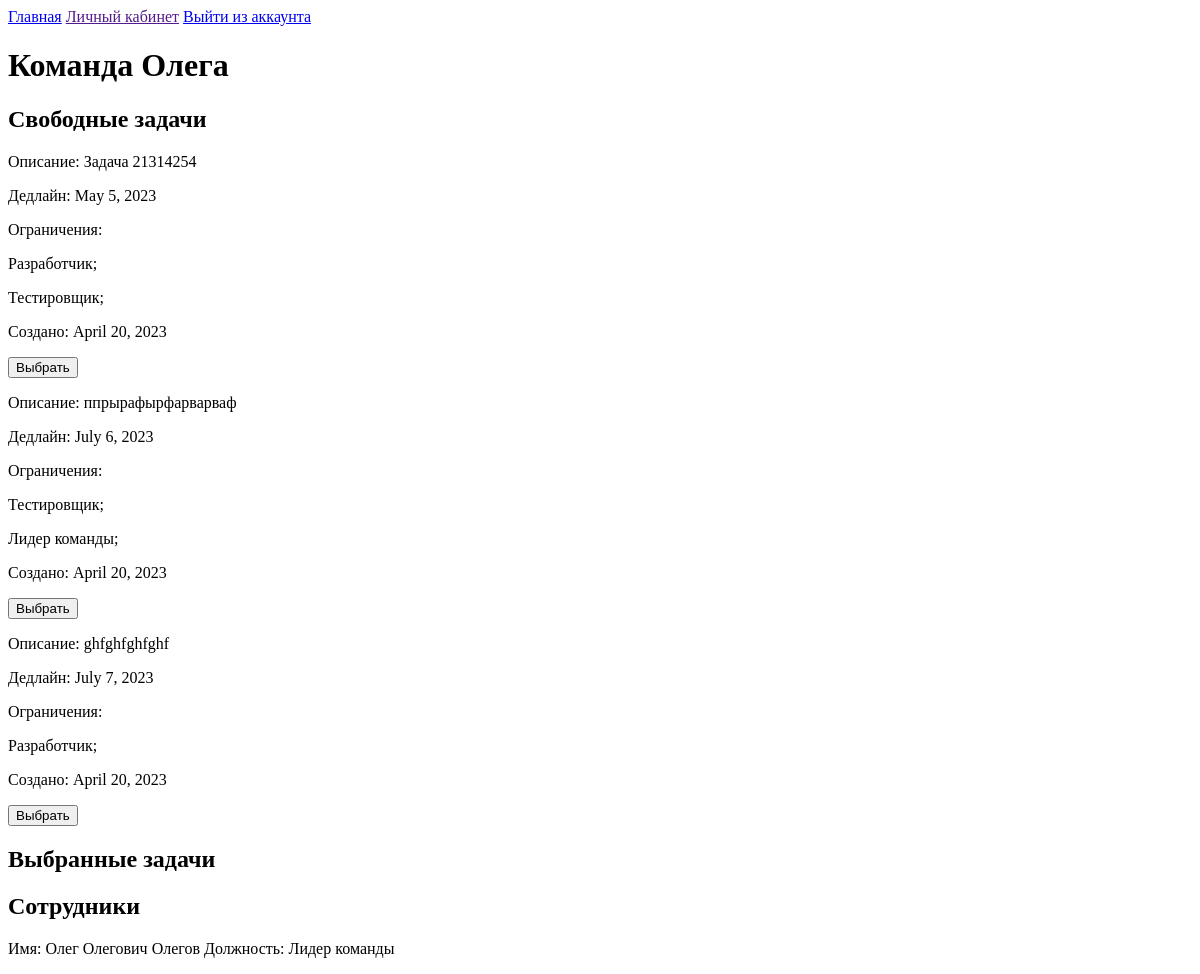
/teams/1 (signed in), run on an earlier commit of the app's database.
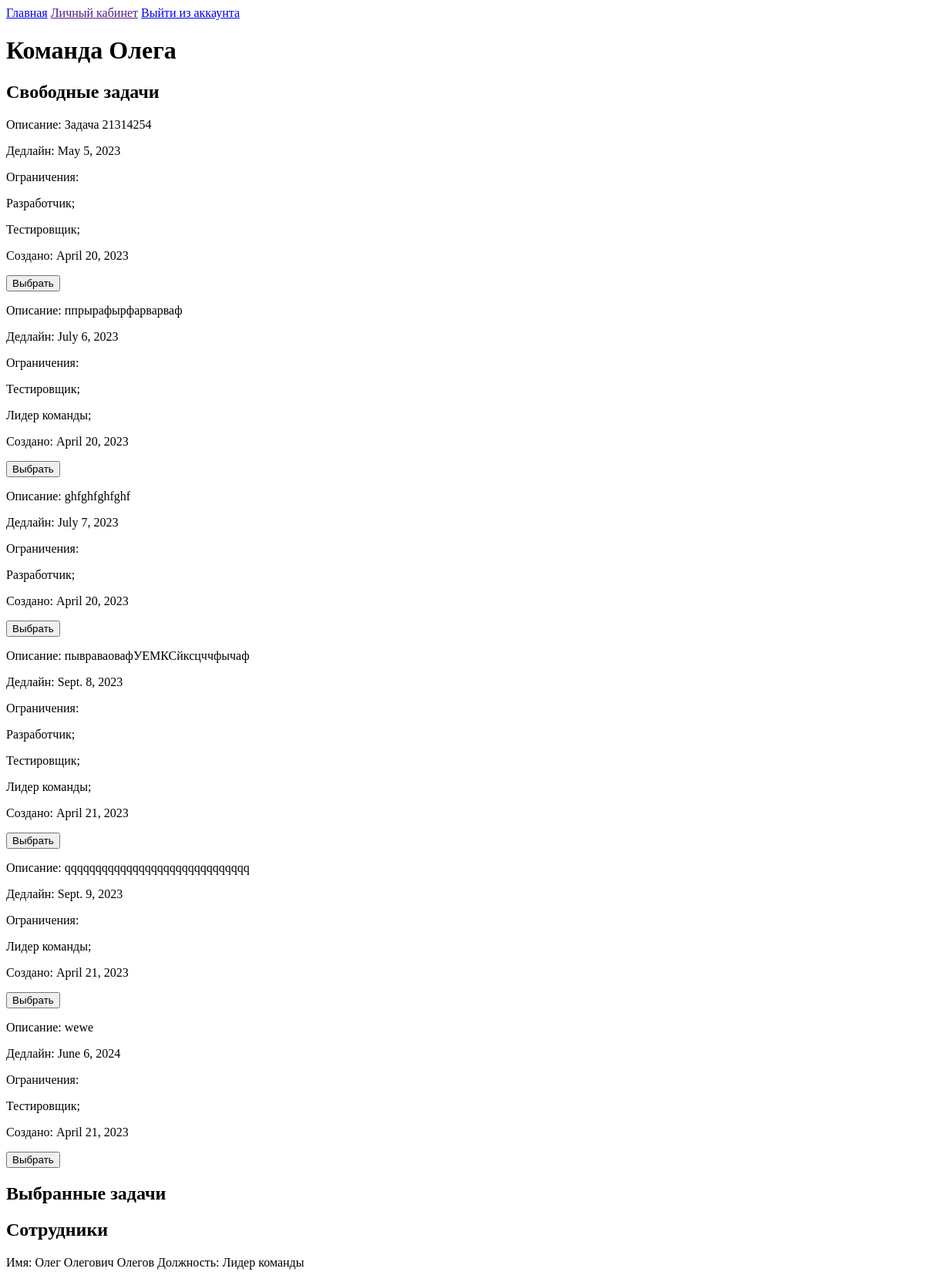
And on a later commit of the database.
### user_teams/models.py (models this page shows, shortened)
class Team(models.Model):
    title = models.CharField(max_length=200, verbose_name="Название")
    tasks = models.ManyToManyField("Tasks", blank=True, verbose_name="Задачи", through="TaskToTeam")
    users = models.ManyToManyField("Users", blank=True, verbose_name="Участники")

class Tasks(models.Model):
    description = models.TextField(max_length=5000, verbose_name="Описание")
    restrictions = models.ManyToManyField("Positions", blank=True, verbose_name="Ограничения", through="RestrictionsToTask")
    deadline = models.DateField(verbose_name="Дедлайн")
    created_at = models.DateField(auto_now_add=True)
    is_selected = models.BooleanField(null=True, default=False)
    completed_at = models.DateField(blank=True, null=True, default=None)
    class Meta:
        ordering = ["deadline"]

class Positions(models.Model):
    name = models.CharField(max_length=300, verbose_name="Название")
    def __str__(self):
        return self.name

class Users(AbstractUser):
    first_name = models.CharField(max_length=200, verbose_name="Имя")
    second_name = models.CharField(max_length=200, verbose_name="Фамилия")
    last_name = models.CharField(max_length=200, verbose_name="Отчество")
    phone = models.CharField(max_length=20, verbose_name="Телефон")
    position = models.ForeignKey("Positions", on_delete=models.CASCADE, null=True, blank=True, verbose_name="Должность")
    selected_task = models.ForeignKey("Tasks", blank=True, null=True, default=None, on_delete=models.SET_DEFAULT,
                                      verbose_name="Задача")
    def __str__(self):
        return f"{self.first_name} {self.last_name} {self.second_name}"

### user_teams/views.py (the view, shortened to what this page needs)
# urls.py: path('<int:pk>', TeamsDetailView.as_view(), name="teams_detail"),
class TeamsDetailView(ModelFormMixin, generic.DetailView):
    model = Team
    template_name = "user_teams/teams_detail.html"
    context_object_name = "team"
    form_class = forms.TaskAdd

### user_teams/forms.py
class TaskAdd(ModelForm):
    class Meta:
        model = models.Tasks
        exclude = ["completed_at", "is_selected"]

### user_teams/templatetags/has_perm.py (called while the page is built)
@register.filter(name="has_perm")
def has_perm(user, perm):
    for group in user.groups.all():
        for permission in group.permissions.all():
            if permission.codename == perm:
                return True
    return False

### templates/user_teams/teams_detail.html (shortened to what this page needs)
{% if user.is_authenticated %}
    {% if user in team.users.all or user.username == "admin" %}
<!DOCTYPE html>
<html lang="en">
<head>
</head>
    <header>
    <nav>
        <a href="{% url 'teams_list' %}">Главная</a>
        <a href="">Личный кабинет</a>
        <a href="{% url 'user_logout' %}">Выйти из аккаунта</a>
    </nav>
</header>
<body>
    <h1>{{ team.title }}</h1>
    <div>
        <h2>Свободные задачи</h2>
        {% for task in team.tasks.all %}
            {% if task.is_selected is False %}
            <form class="task" action="" method="post">
                <p>Описание: {{ task.description }}</p>
                <p>Дедлайн: {{ task.deadline }}</p>
                <div>Ограничения: {% for restriction in task.restrictions.all %} <p>{{ restriction.name }};</p>{% endfor %}</div>
                <p>Создано: {{ task.created_at }}</p>
                <p>
                {% if user.selected_task is None %}
                <input type="submit" name="task_select" value="Выбрать">
                {% endif %}
                {% load has_perm %}
                </p>
            </form>
            {% endif %}
        {% endfor %}
        <h2>Выбранные задачи</h2>
        {% for task in team.tasks.all %}
            {% if task.is_selected is not False %}
                {% load has_perm %}
            {% endif %}
        {% endfor %}
        {% load has_perm %}
        <h2>Сотрудники</h2>
        {% for user in team.users.all %}
        <p>Имя: {{ user}} Должность: {{ user.position }}</p>
        {% endfor %}
    </div>
</body>
</html>
    {% else %}
        <meta http-equiv = "refresh" content = "0; url = {% url 'teams_list' %}"/>
    {% endif %}
{% else %}
    <meta http-equiv = "refresh" content = "0; url = {% url 'user_auth' %}"/>
{% endif %}

What changed in the data, as far as the page shows it:
added Tasks: description "пывраваовафУЕМКСйксцччфычаф", deadline "Sept. 8, 2023", created_at "April 21, 2023", Positions (name "Разработчик"), Positions (name "Тестировщик"), Positions (name "Лидер команды")
added Tasks: description "qqqqqqqqqqqqqqqqqqqqqqqqqqqqqq", deadline "Sept. 9, 2023", created_at "April 21, 2023", Positions (name "Лидер команды")
added Tasks: description "wewe", deadline "June 6, 2024", created_at "April 21, 2023", Positions (name "Тестировщик")
